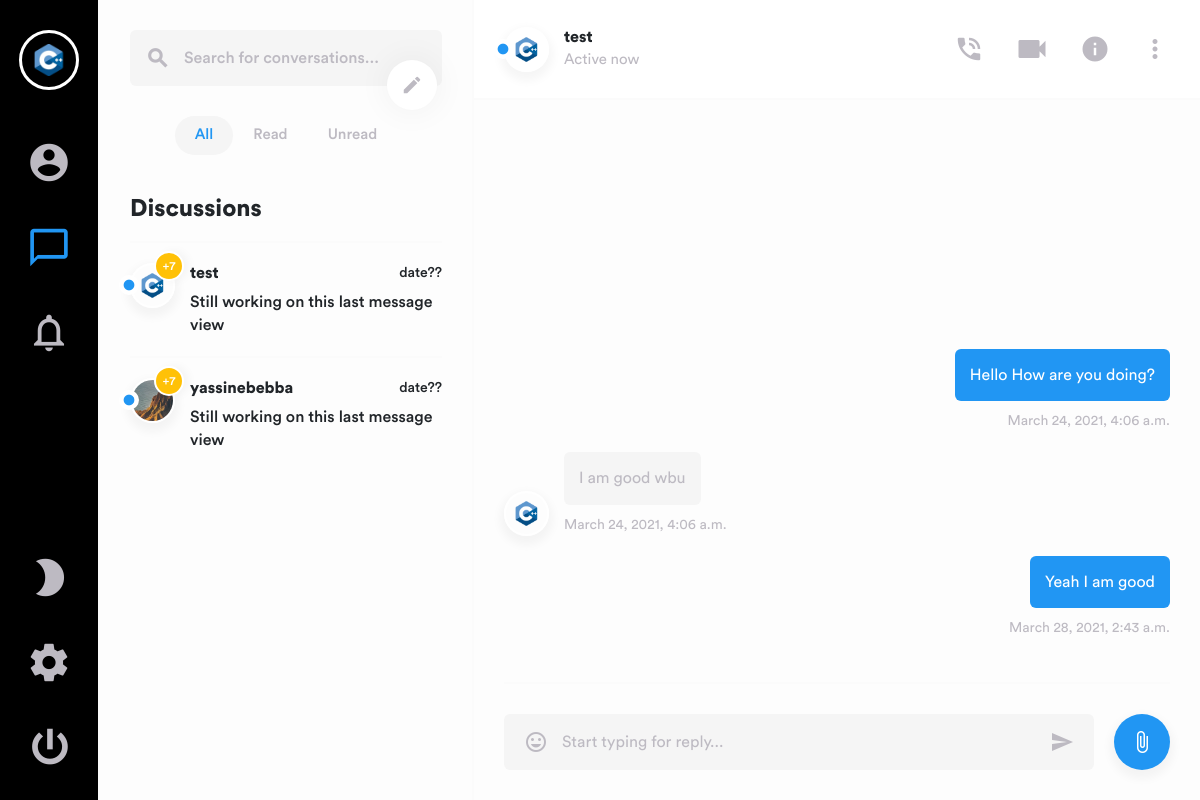
Page /app/chat/8 (signed in) on the earlier database version.
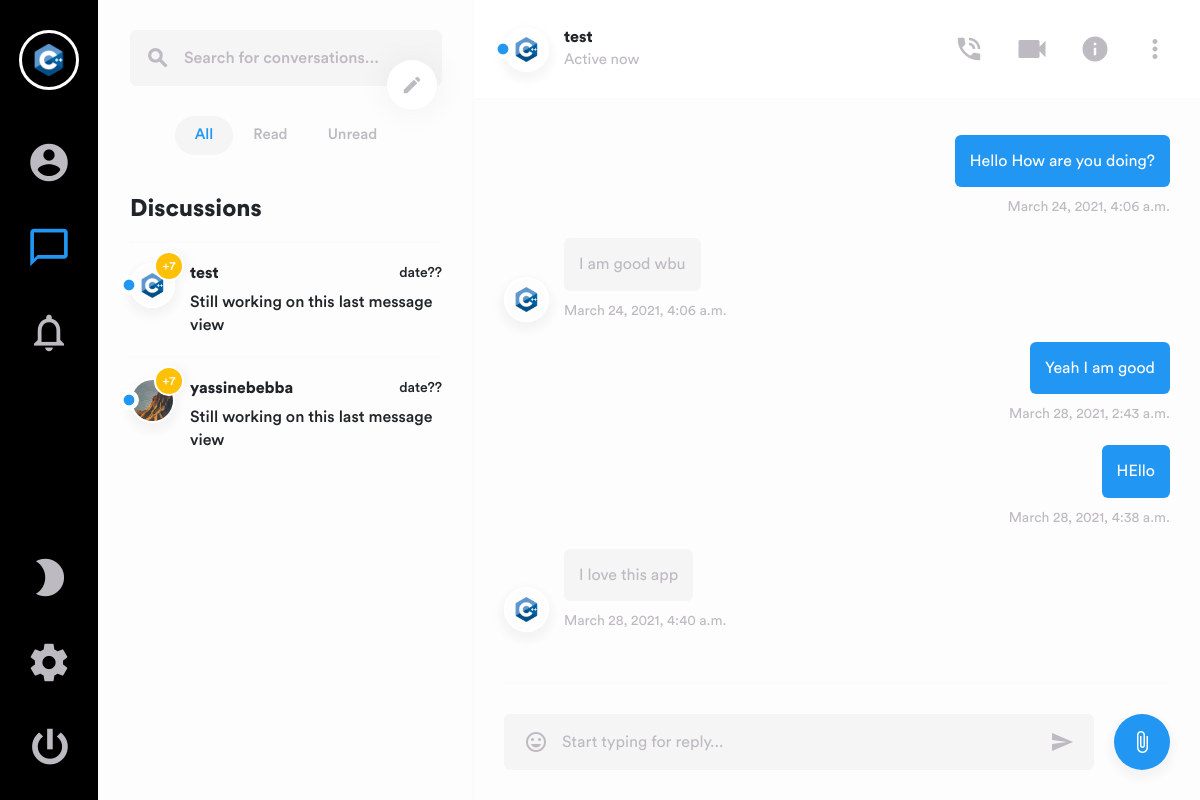
Same page on the later database version.
### main/models.py (models this page shows, shortened)
class Friend(models.Model):
    user = models.ForeignKey(Account, related_name='user_set', on_delete=models.CASCADE, null=False)
    friend = models.ForeignKey(Account, related_name='friend_set', on_delete=models.CASCADE, null=False)

class Account(AbstractUser):
    email = models.EmailField(max_length=255, unique=True, null=False)
    username = models.CharField(max_length=30, unique=True, null=False)
    creation_date = models.DateTimeField(default=timezone.now)
    is_active = models.BooleanField(default=True)
    is_staff = models.BooleanField(default=False)
    is_superuser = models.BooleanField(default=False)
    objects = AccountManager()
    USERNAME_FIELD = 'email'
    REQUIRED_FIELDS = ['username']

class Profile(models.Model):
    user = models.OneToOneField(Account, on_delete=models.CASCADE, null=False)
    profile_picture = models.ImageField(upload_to='profile_pictures', default='c++.png')

class Message(models.Model):
    sender = models.ForeignKey(Account, related_name='sender_set', on_delete=models.DO_NOTHING, null=False)
    receiver = models.ForeignKey(Account, related_name='receiver_set', on_delete=models.DO_NOTHING, null=False)
    msg_body = models.CharField(max_length=250, null=False)
    creation_date = models.DateTimeField(auto_now=True, null=False)
    read = models.BooleanField(default=False, null=False)
    deleted = models.BooleanField(default=False, null=False)

### main/views.py (the view)
# urls.py: path('chat/<int:receiver>', chat_view, name='chat_view'),
@login_required()
def chat_view(request, receiver):
    friends = Friend.objects.filter(user=request.user)
    a = request.user
    b = Account.objects.get(pk=receiver)
    msgs = Message.objects.filter(
        ((Q(sender=a) & Q(receiver=b)) | (Q(sender=b) & Q(receiver=a))))
    msgs = QuerySet.order_by(msgs, 'creation_date')
    form = MessageForm(request.POST)
    context = {
        'friends': friends,
        'msgs': msgs,
        'current_chat': b,
    }
    if request.method == 'POST':
        form = MessageForm(request.POST)
        if form.is_valid():
            msg = request.POST['message']
            Message.objects.create(sender=a, receiver=b, msg_body=msg)
            return redirect(reverse('authentication:main:chat_view', args=(receiver,)), context=context)
    return render(request, 'main/chat.html', context=context)

### main/templates/main/chat.html (shortened to what the changed rows need)
{% extends 'main/base.html' %}
{% block body %}
<main>
    <div class="layout">
        <div class="sidebar" id="sidebar">
            <div class="container">
                <div class="col-md-12">
                    <div class="tab-content">
                        <div id="discussions" class="tab-pane fade active show">
                            <div class="discussions">
                                <h1>Discussions</h1>
                                <div class="list-group" id="chats" role="tablist">
                                    {% for friend in friends %}
                                    <a href="{% url 'authentication:main:chat_view' friend.friend.id %}"
                                       class="filterDiscussions all unread single">
                                        <img class="avatar-md" src="{{ friend.friend.profile.profile_picture.url }}"
                                             data-toggle="tooltip" data-placement="top"
                                             title="{{ friend.friend.username }}" alt="avatar">
                                        <div class="status">
                                            <i class="material-icons online">fiber_manual_record</i>
                                        </div>
                                        <div class="new bg-yellow">
                                            <span>+7</span>
                                        </div>
                                        <div class="data">
                                            <h5>{{ friend.friend.username }}</h5>
                                            <span>date??</span>
                                            <p>Still working on this last message view</p>
                                        </div>
                                    </a>
                                    {% endfor %}
                                </div>
                            </div>
                        </div>
                    </div>
                </div>
            </div>
        </div>
        <div class="main">
            <div class="tab-content" id="nav-tabContent">
                {% for friend in friends %}
                <div class="babble tab-pane fade active show" id="list-chat{{ forloop.counter0 }}" role="tabpanel"
                     aria-labelledby="list-chat-list">
                    <div class="chat" id="chat{{ forloop.counter0 }}">
                        <div class="top">
                            <div class="container">
                                <div class="col-md-12">
                                    <div class="inside">
                                        <a href="#"><img class="avatar-md"
                                                         src="{{ current_chat.profile.profile_picture.url }}"
                                                         data-toggle="tooltip" data-placement="top"
                                                         title="{{ current_chat.username }}"
                                                         alt="avatar"></a>
                                        <div class="status">
                                            <i class="material-icons online">fiber_manual_record</i>
                                        </div>
                                        <div class="data">
                                            <h5><a href="#">{{ current_chat.username }}</a></h5>
                                            <span>Active now</span>
                                        </div>
                                        <button class="btn connect d-md-block d-none" name="1"><i
                                                class="material-icons md-30">phone_in_talk</i></button>
                                        <button class="btn connect d-md-block d-none" name="1"><i
                                                class="material-icons md-36">videocam</i></button>
                                        <button class="btn d-md-block d-none"><i class="material-icons md-30">info</i>
                                        </button>
                                        <div class="dropdown">
                                            <button class="btn" data-toggle="dropdown" aria-haspopup="true"
                                                    aria-expanded="false"><i class="material-icons md-30">more_vert</i>
                                            </button>
                                        </div>
                                    </div>
                                </div>
                            </div>
                        </div>
                        <div class="content" id="content">
                            <div class="container">
                                <div class="col-md-12">
                                    {% for message in msgs %}
                                    {% if message.sender != request.user %}
                                    <div class="message">
                                        <img class="avatar-md" src="{{ current_chat.profile.profile_picture.url }}"
                                             data-toggle="tooltip" data-placement="top" title="Keith" alt="avatar">
                                        <div class="text-main">
                                            <div class="text-group">
                                                <div class="text">
                                                    <p>{{ message.msg_body }}</p>
                                                </div>
                                            </div>
                                            <span>{{ message.creation_date }}</span>
                                        </div>
                                    </div>
                                    {% else %}
                                    <div class="message me">
                                        <div class="text-main">
                                            <div class="text-group me">
                                                <div class="text me">
                                                    <p>{{ message.msg_body }}</p>
                                                </div>
                                            </div>
                                            <span>{{ message.creation_date }}</span>
                                        </div>
                                    </div>
                                    {% endif %}
                                    {% endfor %}
                                </div>
                            </div>
                        </div>
                        <div class="container">
                            <div class="col-md-12">
                                <div class="bottom">
                                    <form method="post"
                                          action="{% url 'authentication:main:chat_view' current_chat.id %}"
                                          class="position-relative w-100"> {% csrf_token %}
                                        <textarea class="form-control" name="message"
                                                  placeholder="Start typing for reply..."
                                                  rows="1"></textarea>
                                        <button class="btn emoticons"><i class="material-icons">insert_emoticon</i>
                                        </button>
                                        <button type="submit" class="btn send"><i class="material-icons">send</i>
                                        </button>
                                    </form>
                                    <label>
                                        <span class="btn attach d-sm-block d-none"><i
                                                class="material-icons">attach_file</i></span>
                                    </label>
                                </div>
                            </div>
                        </div>
                    </div>
                </div>
                {% endfor %}
            </div>
        </div>
    </div>
    </div></main>
{% endblock body %}

Differences in the rows shown:
added Message: msg_body "HEllo", creation_date "March 28, 2021, 4:38 a.m.", shown under Friend "test"
added Message: profile.profile_picture (picture), msg_body "I love this app", creation_date "March 28, 2021, 4:40 a.m.", shown under Friend "test"
